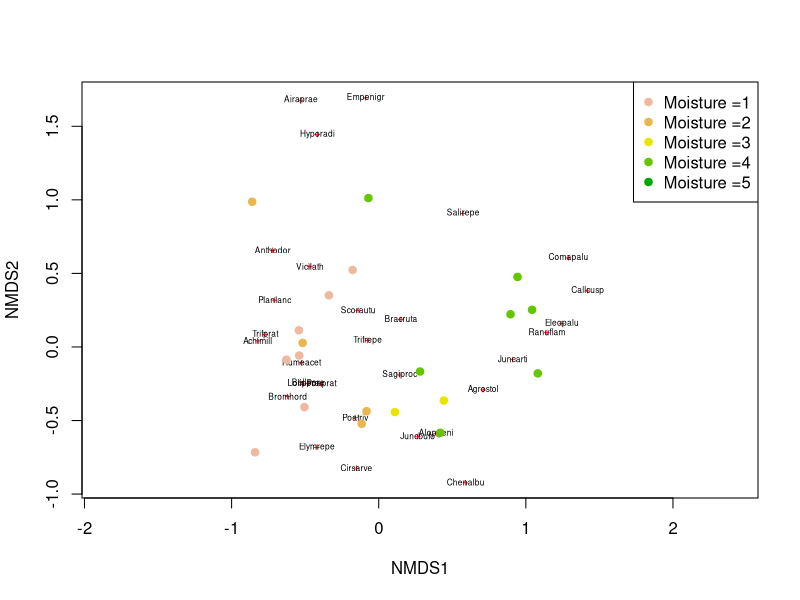
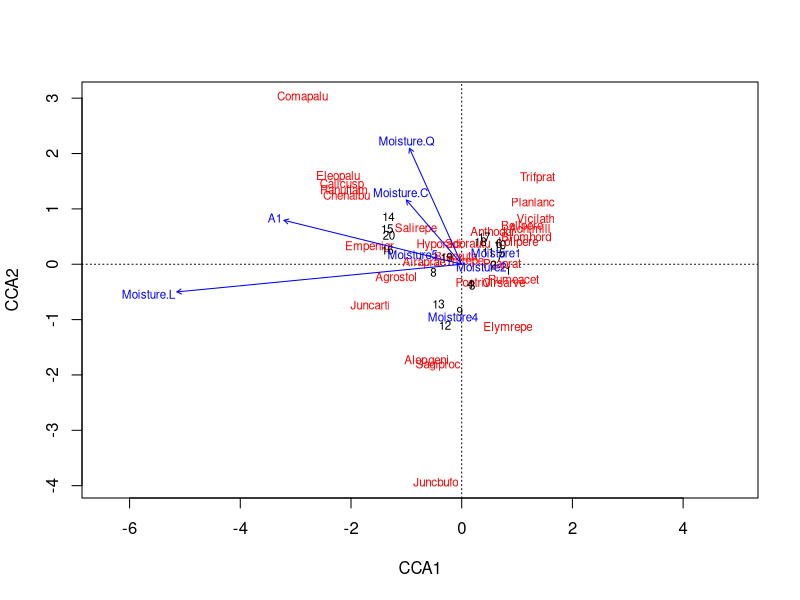
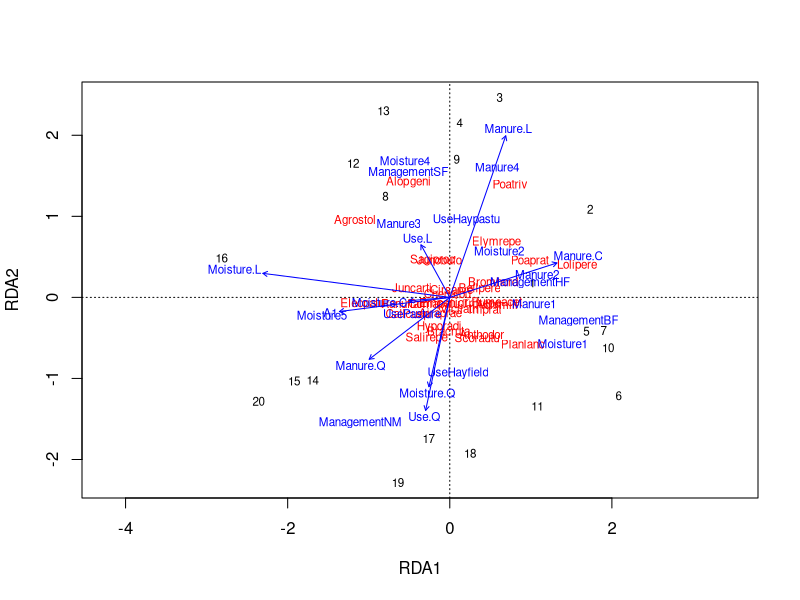
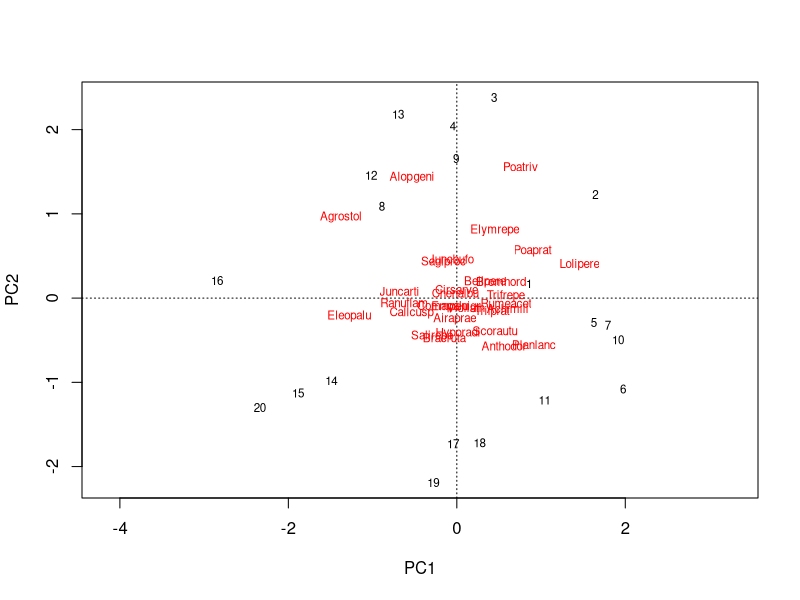

Write R code to recreate these figures, in order. (Note: this script raises an error after producing the figures.)
## ---- chunk 1
library(vegan)
data(dune)
data(dune.env)
?dune

#NMDS
dune_mds = metaMDS(dune, distance = "bray")
plot(dune_mds)
text(dune_mds, "sp", cex=.5) # generate vector of colors

color_vect = rev(terrain.colors(6))[-1]
points(dune_mds, "sites", pch=19, col=color_vect[dune.env$Moisture])
legend('topright', paste("Moisture =", 1:5, sep=''), col=color_vect, pch=19)

#Higher moisture species and lower moisture species seem to be clustered together. It would be nice to make a biplot to see how the moisture gradient shows up on this plot, and to see if there's a relationship (i.e. does the presence of one high moisture species explain the presence of another? not sure if I phrased that correctly).

#CCA
dune.moist = dune.env[,c(1,2)] #just get moistures (and A1?)
dune_cca = cca(dune ~.,dune.moist) #could do with all of the variables but it's messy
summary(dune_cca)
plot(dune_cca, scaling = 1)

#vs. rda
dune.rda = rda(dune, dune.env)
summary(dune.rda)
plot(dune.rda)

dune.pca = rda(dune)
summary(dune.pca)
plot(dune.pca)
biplot.rda(dune.env)

#Not sure if I did this right. It doesn't look like there are distinct groups.
## ---- chunk 2
#rda 

#going to try a PCA analysis for the halibut
